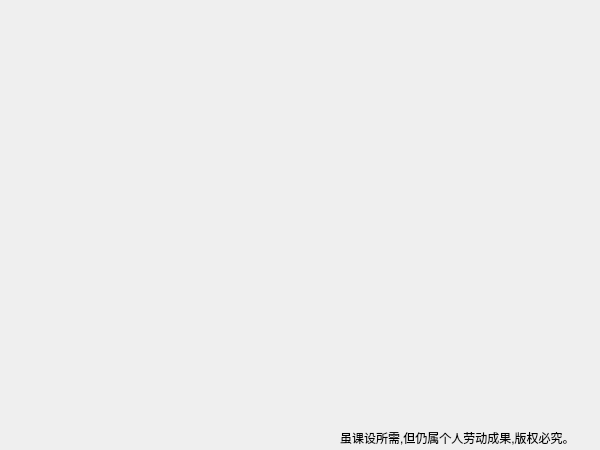
<?xml version="1.0" encoding="UTF-8"?>
<ui version="4.0">
 <class>Menu</class>
 <widget class="QWidget" name="Menu">
  <property name="geometry">
   <rect>
    <x>0</x>
    <y>0</y>
    <width>600</width>
    <height>450</height>
   </rect>
  </property>
  <property name="windowTitle">
   <string>Form</string>
  </property>
  <widget class="QLabel" name="label">
   <property name="geometry">
    <rect>
     <x>0</x>
     <y>0</y>
     <width>600</width>
     <height>450</height>
    </rect>
   </property>
   <property name="text">
    <string/>
   </property>
   <property name="pixmap">
    <pixmap resource="resource.qrc">:/res/sound/wuziqi.jpeg</pixmap>
   </property>
   <property name="scaledContents">
    <bool>true</bool>
   </property>
  </widget>
  <widget class="QLabel" name="label_2">
   <property name="geometry">
    <rect>
     <x>340</x>
     <y>430</y>
     <width>271</width>
     <height>16</height>
    </rect>
   </property>
   <property name="text">
    <string>虽课设所需,但仍属个人劳动成果,版权必究。</string>
   </property>
  </widget>
 </widget>
 <resources>
  <include location="resource.qrc"/>
 </resources>
 <connections/>
</ui>
